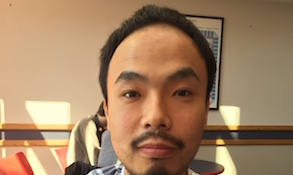
%> input picture 第五次作业/ml-master/detection/matlab-viola-jones/detectFaces/Images/Jie.jpg, 293 x 175 px
$ octave --eval "result = facedetect(imread('../../ml-master/detection/matlab-viola-jones/detectFaces/Images/Jie.jpg'));"   (GNU Octave 9; MATLAB toolbox functions it lacks are replaced by stand-ins)
%> lines starting %> are read from the running program, lines starting %| are printed output that depends on the picture
### 第五次作业/src/detectFaces/integralImg.m
function outimg = integralImg (inimg)
    outimg = cumsum(cumsum(double(inimg),2));
end

### 第五次作业/src/detectFaces/facedetect.m
function [faceBound] =  facedetect(img)
img2 = img;
%> img2 is the input picture: size 175x293x3 uint8; mean R, G, B 162.3, 129.4, 98.2
img = rgb2gray(img);
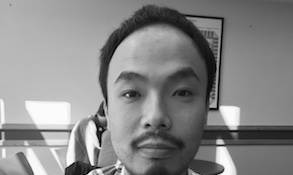
%> img: size 175x293 uint8; min 0, max 252, mean 135.7
img = conv2(img,fspecial('gaussian',3,3),'same');
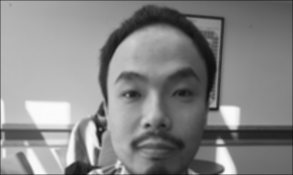
%> img: size 175x293 double; min 15.35, max 251, mean 134.9

[m,n] = size(img);
%> m = 175; n = 293


scanItr = 8;
% 딱덜늴鑒
faces = [];
% compute integral image
intImg = integralImg(img);
%> in integralImg, `outimg = cumsum(cumsum(double(inimg),2));`:
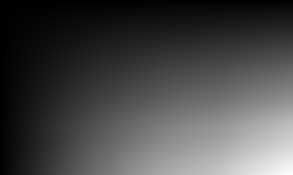
%> outimg: size 175x293 double; min 79.92, max 6917999.9, mean 1950131.9; drawn with min black and max white


load '../trainHaar/trainedClassifiers.mat'

class1 = selectedClassifiers(1:2,:);
class2 = selectedClassifiers(3:12,:);
class3 = selectedClassifiers(13:20,:);
class4 = selectedClassifiers(21:40,:);
class5 = selectedClassifiers(41:70,:);
class6 = selectedClassifiers(71:150,:);
class7 = selectedClassifiers(151:200,:);


for itr = 1:scanItr
    printout = strcat('Iteration #',int2str(itr),'\n');
    fprintf(printout);
    for i = 1:2:m-19
        if i + 19 > m
            break; % 긋썹쇱꿎
        end
        for j = 1:2:n-19
            if j + 19 > n
                break;
            end
            window = intImg(i:i+18,j:j+18);
            check1 = cascade(class1,window,1);
            if check1 == 1
                check2 = cascade(class2,window,.5);
                if check2 == 1
                    check3 = cascade(class3,window,.5);
                    if check3 == 1
                        check4 = cascade(class4,window,.5);
                        if check4 == 1
                            check5 = cascade(class5,window,.6);
                            if check5 == 1
                                check6 = cascade(class6,window,.6);
                                if check6 == 1
                                    fprintf('Passed level 6 cascade.\n');
                                    check7 = cascade(class7,window,.5);
                                    if check7 == 1
                                        % 닸뇨
                                        bounds = [j,i,j+18,i+18,itr];
                                        fprintf('Face detected!\n');
                                        faces = [faces;bounds];
                                    end
                                end
                            end
                        end
                    end
                end
            end
        end
    end

    tempImg = imresize(img,.8);
    img = tempImg;
    [m,n] = size(img);
    intImg = integralImg(img);
end
%> this loop made 8 passes
%| Passed level 6 cascade.
%| Face detected!
%> pass 2, in facedetect, `tempImg = imresize(img,.8);`:
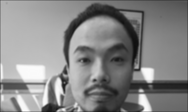
%> tempImg: size 112x188 double; min 15.48, max 253.6, mean 135
%> after the loop, bounds = [25 17 43 35 8]; check2 = 0; check3 = 1; check4 = 1; check5 = 1; check6 = 1; check7 = 1; faces = [25 17 43 35 8]

if size(faces,1) == 0
    faceDetector = vision.CascadeObjectDetector();
   faceBound = step(faceDetector, img);
end


if size(faces,1) ~= 0
   faceBound = zeros(size(faces,1),4);
   maxItr = max(faces(:,5));
%> maxItr = 8
    for i = 1:size(faces,1)
      if faces(i,5) ~= maxItr
         continue;
      end
    faceBound(i,:) = floor(faces(i,1:4)*1.25^(faces(i,5)-1));
    end
%> after the loop, faceBound = [119 81 205 166]


startRow = 1;
for i = 1:size(faceBound,1)
   if faceBound(i,1) == 0
       startRow = startRow+1;
   end
end
%> this loop made 1 pass
%> after the loop, startRow = 1
%> `result = facedetect(imread('../../ml-master/detection/matlab-viola-jon..`: result = [119 81 205 166]
faceBound = faceBound(startRow:end,:);

faceBound = [min(faceBound(:,1)),min(faceBound(:,2)),max(faceBound(:,3)),max(faceBound(:,4))];
end

end
